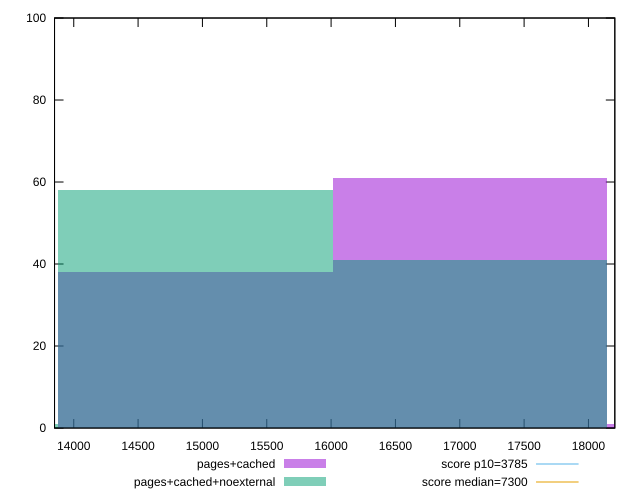

Generate this figure with gnuplot:
reset

$pagesCached <<EOF
14945.098156254593 38
17080.112178576677 61
19215.12620089876 1
EOF

$pagesCachedNoexternal <<EOF
14945.098156254593 58
17080.112178576677 41
12810.084133932509 1
EOF

set key outside below
set boxwidth 2135.0140223220847
set xrange [13850.655999999999:18205.022999999997]
set yrange [0:100]
set trange [0:100]
set style fill transparent solid 0.5 noborder

set parametric
set terminal svg size 640, 500 enhanced background rgb 'white'
set output "reprap/interactive/comparison/histogram/1_vs_2.svg"

plot $pagesCached title "pages+cached" with boxes, \
     $pagesCachedNoexternal title "pages+cached+noexternal" with boxes, \
     3785,t title "score p10=3785", \
     7300,t title "score median=7300"

reset
